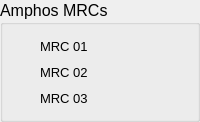
        <widget class="QGroupBox" name="AmphosMRC">
         <property name="sizePolicy">
          <sizepolicy hsizetype="MinimumExpanding" vsizetype="MinimumExpanding">
           <horstretch>0</horstretch>
           <verstretch>0</verstretch>
          </sizepolicy>
         </property>
         <property name="maximumSize">
          <size>
           <width>400</width>
           <height>16777215</height>
          </size>
         </property>
         <property name="font">
          <font>
           <pointsize>12</pointsize>
          </font>
         </property>
         <property name="title">
          <string>Amphos MRCs</string>
         </property>
         <layout class="QVBoxLayout" name="verticalLayout_7">
          <item>
           <layout class="QHBoxLayout" name="horizontalLayout_7">
            <item>
             <widget class="PyDMByteIndicator" name="PyDMByteIndicator_7">
              <property name="sizePolicy">
               <sizepolicy hsizetype="Fixed" vsizetype="Fixed">
                <horstretch>0</horstretch>
                <verstretch>0</verstretch>
               </sizepolicy>
              </property>
              <property name="minimumSize">
               <size>
                <width>20</width>
                <height>20</height>
               </size>
              </property>
              <property name="maximumSize">
               <size>
                <width>20</width>
                <height>20</height>
               </size>
              </property>
              <property name="sizeIncrement">
               <size>
                <width>0</width>
                <height>0</height>
               </size>
              </property>
              <property name="toolTip">
               <string/>
              </property>
              <property name="channel" stdset="0">
               <string>ca://HPO:LPS:AMPHOS_MRC01:ERROR_RBV</string>
              </property>
              <property name="onColor" stdset="0">
               <color>
                <red>255</red>
                <green>0</green>
                <blue>0</blue>
               </color>
              </property>
              <property name="offColor" stdset="0">
               <color>
                <red>0</red>
                <green>255</green>
                <blue>0</blue>
               </color>
              </property>
              <property name="showLabels" stdset="0">
               <bool>false</bool>
              </property>
              <property name="circles" stdset="0">
               <bool>false</bool>
              </property>
             </widget>
            </item>
            <item>
             <widget class="PyDMLabel" name="PyDMLabel_11">
              <property name="font">
               <font>
                <pointsize>10</pointsize>
               </font>
              </property>
              <property name="toolTip">
               <string/>
              </property>
              <property name="text">
               <string>MRC 01</string>
              </property>
             </widget>
            </item>
           </layout>
          </item>
          <item>
           <layout class="QHBoxLayout" name="horizontalLayout_2">
            <item>
             <widget class="PyDMByteIndicator" name="PyDMByteIndicator_5">
              <property name="sizePolicy">
               <sizepolicy hsizetype="Fixed" vsizetype="Fixed">
                <horstretch>0</horstretch>
                <verstretch>0</verstretch>
               </sizepolicy>
              </property>
              <property name="minimumSize">
               <size>
                <width>20</width>
                <height>20</height>
               </size>
              </property>
              <property name="maximumSize">
               <size>
                <width>20</width>
                <height>20</height>
               </size>
              </property>
              <property name="toolTip">
               <string/>
              </property>
              <property name="channel" stdset="0">
               <string>ca://HPO:LPS:AMPHOS_MRC02:ERROR_RBV</string>
              </property>
              <property name="onColor" stdset="0">
               <color>
                <red>255</red>
                <green>0</green>
                <blue>0</blue>
               </color>
              </property>
              <property name="offColor" stdset="0">
               <color>
                <red>0</red>
                <green>255</green>
                <blue>0</blue>
               </color>
              </property>
              <property name="showLabels" stdset="0">
               <bool>false</bool>
              </property>
             </widget>
            </item>
            <item>
             <widget class="PyDMLabel" name="PyDMLabel_9">
              <property name="font">
               <font>
                <pointsize>10</pointsize>
               </font>
              </property>
              <property name="toolTip">
               <string/>
              </property>
              <property name="text">
               <string>MRC 02</string>
              </property>
             </widget>
            </item>
           </layout>
          </item>
          <item>
           <layout class="QHBoxLayout" name="horizontalLayout_4">
            <item>
             <widget class="PyDMByteIndicator" name="PyDMByteIndicator_6">
              <property name="sizePolicy">
               <sizepolicy hsizetype="Fixed" vsizetype="Fixed">
                <horstretch>0</horstretch>
                <verstretch>0</verstretch>
               </sizepolicy>
              </property>
              <property name="minimumSize">
               <size>
                <width>20</width>
                <height>20</height>
               </size>
              </property>
              <property name="maximumSize">
               <size>
                <width>20</width>
                <height>20</height>
               </size>
              </property>
              <property name="toolTip">
               <string/>
              </property>
              <property name="channel" stdset="0">
               <string>ca://HPO:LPS:AMPHOS_MRC03:ERROR_RBV</string>
              </property>
              <property name="onColor" stdset="0">
               <color>
                <red>255</red>
                <green>0</green>
                <blue>0</blue>
               </color>
              </property>
              <property name="offColor" stdset="0">
               <color>
                <red>0</red>
                <green>255</green>
                <blue>0</blue>
               </color>
              </property>
              <property name="showLabels" stdset="0">
               <bool>false</bool>
              </property>
             </widget>
            </item>
            <item>
             <widget class="PyDMLabel" name="PyDMLabel_10">
              <property name="font">
               <font>
                <pointsize>10</pointsize>
               </font>
              </property>
              <property name="toolTip">
               <string/>
              </property>
              <property name="text">
               <string>MRC 03</string>
              </property>
             </widget>
            </item>
           </layout>
          </item>
         </layout>
        </widget>
